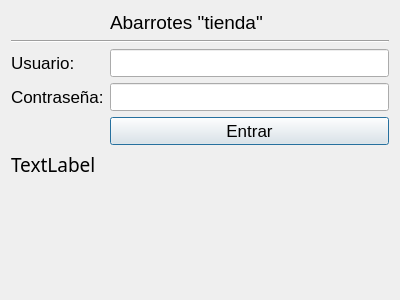
<?xml version="1.0" encoding="UTF-8"?>
<ui version="4.0">
 <class>Log_in</class>
 <widget class="QDialog" name="Log_in">
  <property name="geometry">
   <rect>
    <x>0</x>
    <y>0</y>
    <width>400</width>
    <height>300</height>
   </rect>
  </property>
  <property name="sizePolicy">
   <sizepolicy hsizetype="Preferred" vsizetype="Preferred">
    <horstretch>0</horstretch>
    <verstretch>0</verstretch>
   </sizepolicy>
  </property>
  <property name="windowTitle">
   <string>Dialog</string>
  </property>
  <layout class="QFormLayout" name="formLayout_3">
   <item row="0" column="0" colspan="2">
    <layout class="QFormLayout" name="formLayout_2">
     <item row="0" column="1">
      <widget class="QLabel" name="Anuncio">
       <property name="font">
        <font>
         <pointsize>14</pointsize>
        </font>
       </property>
       <property name="text">
        <string>Abarrotes &quot;tienda&quot;</string>
       </property>
      </widget>
     </item>
     <item row="1" column="0" colspan="2">
      <widget class="Line" name="line">
       <property name="orientation">
        <enum>Qt::Horizontal</enum>
       </property>
      </widget>
     </item>
     <item row="2" column="0">
      <widget class="QLabel" name="Lb_Usuario">
       <property name="font">
        <font>
         <pointsize>13</pointsize>
        </font>
       </property>
       <property name="autoFillBackground">
        <bool>false</bool>
       </property>
       <property name="text">
        <string>Usuario:</string>
       </property>
      </widget>
     </item>
     <item row="2" column="1">
      <widget class="QLineEdit" name="text_usuario">
       <property name="font">
        <font>
         <pointsize>13</pointsize>
        </font>
       </property>
      </widget>
     </item>
     <item row="3" column="0">
      <widget class="QLabel" name="Lb_constrasena">
       <property name="font">
        <font>
         <pointsize>13</pointsize>
        </font>
       </property>
       <property name="text">
        <string>Contraseña:</string>
       </property>
      </widget>
     </item>
     <item row="3" column="1">
      <widget class="QLineEdit" name="text_contrasena">
       <property name="font">
        <font>
         <pointsize>13</pointsize>
        </font>
       </property>
       <property name="echoMode">
        <enum>QLineEdit::Password</enum>
       </property>
      </widget>
     </item>
     <item row="4" column="1">
      <widget class="QPushButton" name="BtnEntrar">
       <property name="font">
        <font>
         <pointsize>13</pointsize>
        </font>
       </property>
       <property name="text">
        <string>Entrar</string>
       </property>
      </widget>
     </item>
     <item row="5" column="0">
      <widget class="QLabel" name="lbReloj">
       <property name="font">
        <font>
         <family>Franklin Gothic Book</family>
         <pointsize>14</pointsize>
        </font>
       </property>
       <property name="text">
        <string>TextLabel</string>
       </property>
      </widget>
     </item>
    </layout>
   </item>
  </layout>
 </widget>
 <resources/>
 <connections/>
</ui>
